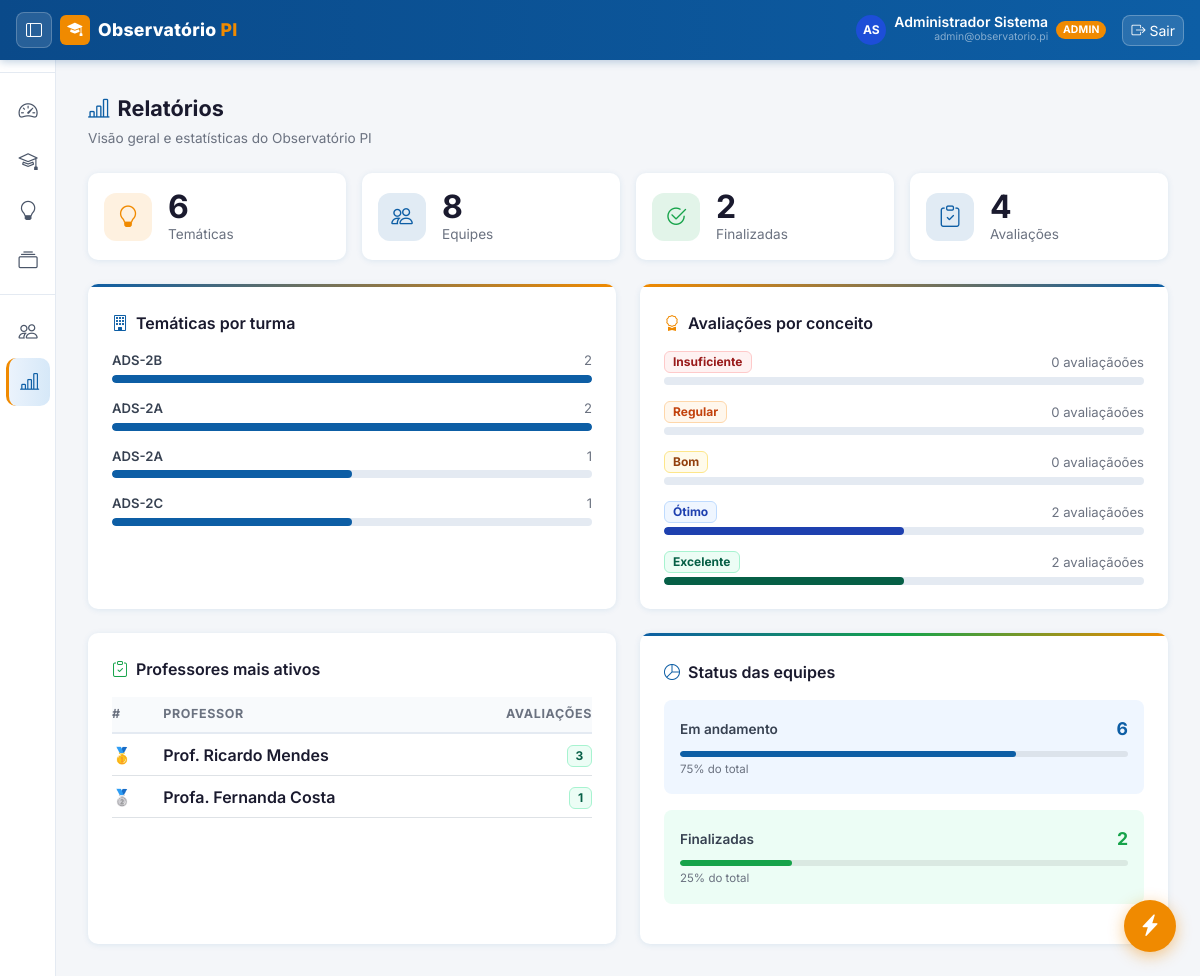
Page /relatorios (signed in) on the committed database.
### observatorio_pi/app/models/user.py (models this page shows)
class User(Base):
    __tablename__ = "users"
    id           = Column(Integer, primary_key=True, index=True)
    nome         = Column(String, nullable=False)
    email        = Column(String, unique=True, index=True, nullable=False)
    senha_hash   = Column(String, nullable=False)
    tipo         = Column(String, default="ALUNO", nullable=False)
    ativo        = Column(Boolean, default=True, nullable=False)
    bio          = Column(Text, default="")          # apresentação pessoal
    linkedin     = Column(String, default="")        # URL LinkedIn
    github       = Column(String, default="")        # URL GitHub
    portfolio_url= Column(String, default="")        # site/portfolio pessoal
    area_interesse = Column(String, default="")      # ex: "Backend, IA, Mobile"
    cidade       = Column(String, default="")        # localização
    telefone     = Column(String, default="")        # contato para empresas
    foto_perfil  = Column(String, nullable=True, default=None)  # caminho relativo em static/

### observatorio_pi/app/models/project.py (models this page shows)
class Turma(Base):
    __tablename__ = "turmas"
    id        = Column(Integer, primary_key=True, index=True)
    nome      = Column(String, nullable=False)
    semestre  = Column(String, nullable=False)
    descricao = Column(Text, default="")
    ativa     = Column(Boolean, default=True, nullable=False)
    criado_em = Column(DateTime, default=lambda: datetime.now(timezone.utc))
    tematicas = relationship("Tematica", back_populates="turma", cascade="all, delete-orphan")

### observatorio_pi/app/main.py (the view)
@app.get("/relatorios", response_class=HTMLResponse)
def relatorios_view(request: Request, db: Session = Depends(get_db)):
    usuario = get_usuario_logado(request, db)
    if not usuario or usuario.tipo not in ("ADMIN", "COORDENADOR"):
        return RedirectResponse(url="/dashboard", status_code=303)
    from sqlalchemy import func
    total_tematicas = db.query(Tematica).count()
    total_equipes   = db.query(Equipe).count()
    total_finalizadas = db.query(Equipe).filter(Equipe.status == "FINALIZADO").count()
    total_avaliacoes  = db.query(Avaliacao).count()
    por_turma = (db.query(Turma.nome, func.count(Tematica.id).label("total"))
        .join(Tematica, Tematica.turma_id == Turma.id).group_by(Turma.id)
        .order_by(func.count(Tematica.id).desc()).all())
    por_conceito = (db.query(Avaliacao.conceito_final, func.count(Avaliacao.id).label("total"))
        .group_by(Avaliacao.conceito_final).all())
    por_conceito_dict = {c: 0 for c in CONCEITOS}
    for c, t in por_conceito:
        if c in por_conceito_dict:
            por_conceito_dict[c] = t
    top_professores = (db.query(User.id, User.nome, func.count(Avaliacao.id).label("total"))
        .join(Avaliacao, Avaliacao.professor_id == User.id)
        .group_by(User.id).order_by(func.count(Avaliacao.id).desc()).limit(10).all())
    return templates.TemplateResponse("relatorios.html", {
        "request": request, "usuario": usuario,
        "total_tematicas": total_tematicas, "total_equipes": total_equipes,
        "total_finalizadas": total_finalizadas, "total_avaliacoes": total_avaliacoes,
        "por_turma": por_turma, "por_conceito": por_conceito_dict,
        "top_professores": top_professores,
        "conceitos": CONCEITOS, "conceito_label": CONCEITO_LABEL,
        "active_page": "relatorios",
    })

### observatorio_pi/app/templates/relatorios.html (shortened to what this page needs)
{% extends "base_auth.html" %}
{% block content %}
<div class="page-title mb-1"><i class="bi bi-bar-chart-line me-2" style="color:var(--senac-blue);"></i>Relatórios</div>
<div class="page-subtitle mb-4">Visão geral e estatísticas do Observatório PI</div>
<div class="row g-3 mb-4">
    {% for icon, val, label, cor in [('bi-lightbulb', total_tematicas, 'Temáticas', 'orange'),('bi-people', total_equipes, 'Equipes', 'blue'),('bi-check2-circle', total_finalizadas, 'Finalizadas', 'green'),('bi-clipboard-check', total_avaliacoes, 'Avaliações', 'blue')] %}
    <div class="col-sm-6 col-xl-3">
        <div class="card p-3 h-100">
            <div class="d-flex align-items-center gap-3">
                <div class="stat-card-icon {{ cor }}"><i class="bi {{ icon }}"></i></div>
                <div><div class="fs-2 fw-bold" style="color:#1a1a2e;line-height:1.1;">{{ val }}</div><div class="page-subtitle">{{ label }}</div></div>
            </div>
        </div>
    </div>
    {% endfor %}
</div>
<div class="row g-4">
    <div class="col-lg-6">
        <div class="card p-4 h-100" style="overflow:hidden;">
            <div style="height:3px;background:linear-gradient(90deg,var(--senac-blue),var(--senac-orange));border-radius:3px;margin:-1.5rem -1.5rem 1.5rem;"></div>
            <div class="fw-semibold mb-3" style="color:#1a1a2e;"><i class="bi bi-building me-2" style="color:var(--senac-blue);"></i>Temáticas por turma</div>
            {% if por_turma %}
            {% set max_t = por_turma[0][1] if por_turma else 1 %}
            <div class="d-flex flex-column gap-3">
                {% for nome_t, total in por_turma %}
                <div>
                    <div class="d-flex justify-content-between mb-1" style="font-size:.82rem;"><span class="fw-semibold" style="color:#374151;">{{ nome_t or '(sem turma)' }}</span><span style="color:#6b7280;">{{ total }}</span></div>
                    <div class="progress" style="height:8px;background:#e4eaf2;border-radius:4px;"><div class="progress-bar" style="width:{{ (total/max_t*100)|int }}%;background:var(--senac-blue);border-radius:4px;"></div></div>
                </div>
                {% endfor %}
            </div>
            {% else %}<div class="text-center py-4" style="color:#9aa5b4;"><i class="bi bi-bar-chart fs-3 d-block mb-2"></i>Sem dados</div>{% endif %}
        </div>
    </div>
    <div class="col-lg-6">
        <div class="card p-4 h-100" style="overflow:hidden;">
            <div style="height:3px;background:linear-gradient(90deg,var(--senac-orange),var(--senac-blue));border-radius:3px;margin:-1.5rem -1.5rem 1.5rem;"></div>
            <div class="fw-semibold mb-3" style="color:#1a1a2e;"><i class="bi bi-award me-2" style="color:var(--senac-orange);"></i>Avaliações por conceito</div>
            {% set cores_c = {'INSUFICIENTE': ('#fef2f2','#991b1b','#fecaca'), 'REGULAR': ('#fff7ed','#c2410c','#fed7aa'), 'BOM': ('#fffbeb','#92400e','#fde68a'), 'OTIMO': ('#eff6ff','#1e40af','#bfdbfe'), 'EXCELENTE': ('#ecfdf5','#065f46','#a7f3d0')} %}
            {% set total_av = por_conceito.values()|sum %}
            <div class="d-flex flex-column gap-3">
                {% for c in conceitos %}
                {% set qtd = por_conceito[c] %}
                <div>
                    <div class="d-flex justify-content-between align-items-center mb-1">
                        {% set bg, fg, bd = cores_c[c] %}
                        <span class="badge px-2 py-1" style="background:{{ bg }};color:{{ fg }};border:1px solid {{ bd }};font-size:.75rem;">{{ conceito_label[c] }}</span>
                        <span style="font-size:.82rem;color:#6b7280;">{{ qtd }} avaliação{{ 'ões' if qtd != 1 else '' }}</span>
                    </div>
                    <div class="progress" style="height:8px;background:#e4eaf2;border-radius:4px;"><div class="progress-bar" style="width:{{ ((qtd/total_av*100)|int) if total_av > 0 else 0 }}%;background:{{ fg }};border-radius:4px;"></div></div>
                </div>
                {% endfor %}
            </div>
        </div>
    </div>
    <div class="col-lg-6">
        <div class="card p-4 h-100">
            <div class="fw-semibold mb-3" style="color:#1a1a2e;"><i class="bi bi-clipboard-check me-2" style="color:#16a34a;"></i>Professores mais ativos</div>
            {% if top_professores %}
            <table class="table table-hover align-middle mb-0">
                <thead><tr><th class="ps-0">#</th><th>Professor</th><th class="text-end pe-0">Avaliações</th></tr></thead>
                <tbody>
                    {% for prof_id, nome_p, total in top_professores %}
                    <tr>
                        <td class="ps-0">{% if loop.index==1 %}🥇{% elif loop.index==2 %}🥈{% elif loop.index==3 %}🥉{% else %}<span class="text-muted small">{{ loop.index }}</span>{% endif %}</td>
                        <td class="fw-semibold" style="color:#1a1a2e;">
                            <a href="/relatorios/professor/{{ prof_id }}" class="text-decoration-none" style="color:#1a1a2e;">{{ nome_p }}</a>
                        </td>
                        <td class="text-end pe-0"><span class="badge" style="background:#ecfdf5;color:#065f46;border:1px solid #a7f3d0;">{{ total }}</span></td>
                    </tr>
                    {% endfor %}
                </tbody>
            </table>
            {% else %}<div class="text-center py-4" style="color:#9aa5b4;"><i class="bi bi-clipboard fs-3 d-block mb-2"></i>Sem dados</div>{% endif %}
        </div>
    </div>
    <div class="col-lg-6">
        <div class="card p-4 h-100" style="overflow:hidden;">
            <div style="height:3px;background:linear-gradient(90deg,var(--senac-blue),#16a34a,var(--senac-orange));border-radius:3px;margin:-1.5rem -1.5rem 1.5rem;"></div>
            <div class="fw-semibold mb-3" style="color:#1a1a2e;"><i class="bi bi-pie-chart me-2" style="color:var(--senac-blue);"></i>Status das equipes</div>
            {% if total_equipes > 0 %}
            {% set em_andamento = total_equipes - total_finalizadas %}
            {% for label_s, qtd_s, cor_s, bg_s in [('Em andamento', em_andamento, 'var(--senac-blue)', '#eff6ff'), ('Finalizadas', total_finalizadas, '#16a34a', '#ecfdf5')] %}
            <div class="rounded-3 p-3 mb-3" style="background:{{ bg_s }};">
                <div class="d-flex justify-content-between align-items-center mb-2">
                    <span class="fw-semibold" style="font-size:.85rem;color:#374151;">{{ label_s }}</span>
                    <span class="fw-bold" style="color:{{ cor_s }};font-size:1.1rem;">{{ qtd_s }}</span>
                </div>
                <div class="progress" style="height:6px;background:rgba(0,0,0,.08);border-radius:3px;">
                    <div class="progress-bar" style="width:{{ ((qtd_s/total_equipes)*100)|int }}%;background:{{ cor_s }};border-radius:3px;"></div>
                </div>
                <div class="mt-1" style="font-size:.72rem;color:#6b7280;">{{ ((qtd_s/total_equipes)*100)|int }}% do total</div>
            </div>
            {% endfor %}
            {% else %}<div class="text-center py-3" style="color:#9aa5b4;">Nenhuma equipe cadastrada ainda.</div>{% endif %}
        </div>
    </div>
</div>
{% endblock %}

### observatorio_pi/app/templates/base_auth.html (shortened to what this page needs)
{% extends "base.html" %}
{% macro avatar(u, size=32) %}
{% if u.foto_perfil %}
<img src="/static/{{ u.foto_perfil }}"
     style="width:{{ size }}px;height:{{ size }}px;border-radius:50%;object-fit:cover;flex-shrink:0;"
     alt="{{ u.nome }}">
{% else %}
{% set cores_avatar = ['#0D5EA5','#7c3aed','#d97706','#065f46','#991b1b','#1d4ed8','#92400e','#166534'] %}
{% set cor = cores_avatar[(u.nome|length) % (cores_avatar|length)] %}
<div class="d-flex align-items-center justify-content-center fw-bold flex-shrink-0"
     style="width:{{ size }}px;height:{{ size }}px;border-radius:50%;background:{{ cor }};
            color:#fff;font-size:{{ (size * 0.4)|int }}px;">
    {{ u.nome[0].upper() }}{% if u.nome.split()|length > 1 %}{{ u.nome.split()[1][0].upper() }}{% endif %}
</div>
{% endif %}
{% endmacro %}
{% block body %}
<nav class="navbar navbar-senac navbar-expand-lg">
    <div class="container-fluid px-3">
        <button id="sidebarToggle"
                class="btn btn-sm d-none d-md-flex align-items-center justify-content-center me-2"
                title="Expandir/recolher menu"
                style="background:rgba(255,255,255,.12);color:#fff;border:1px solid rgba(255,255,255,.22);
                       border-radius:8px;width:36px;height:36px;flex-shrink:0;">
            <i class="bi bi-layout-sidebar" style="font-size:1rem;"></i>
        </button>
        <a class="navbar-brand d-flex align-items-center gap-2" href="/dashboard">
            <div style="background:var(--senac-orange);border-radius:6px;width:30px;height:30px;
                        display:flex;align-items:center;justify-content:center;">
                <i class="bi bi-mortarboard-fill text-white" style="font-size:.95rem;"></i>
            </div>
            <span>Observatório <span class="brand-dot">PI</span></span>
        </a>
        <div class="ms-auto d-flex align-items-center gap-3">
            <a href="{{ url_perfil(usuario) }}"
               class="text-decoration-none d-none d-sm-flex align-items-center gap-2"
               title="Meu perfil">
                {{ avatar(usuario, 30) }}
                <div class="text-end">
                    <div class="text-white small fw-semibold lh-1">{{ usuario.nome }}</div>
                    <div class="text-white-50" style="font-size:.65rem;">
                        {{ usuario.email[:28] }}{% if usuario.email|length > 28 %}…{% endif %}
                    </div>
                </div>
                <span class="badge rounded-pill"
                      style="background:var(--senac-orange);font-size:.65rem;font-weight:700;letter-spacing:.02em;">
                    {{ usuario.tipo }}
                </span>
            </a>
            <a href="/logout" class="btn btn-sm d-flex align-items-center gap-1"
               style="background:rgba(255,255,255,.12);color:#fff;
                      border:1px solid rgba(255,255,255,.25);border-radius:8px;">
                <i class="bi bi-box-arrow-right"></i>
                <span class="d-none d-sm-inline">Sair</span>
            </a>
        </div>
    </div>
</nav>
<div class="d-flex" style="min-height:calc(100vh - 60px);">
    <nav class="d-none d-md-flex flex-column sidebar collapsed" id="mainSidebar"
         style="background:#fff;border-right:1px solid #e4eaf2;padding-top:.75rem;">
        <div class="sidebar-section-label">
        </div>
        <ul class="nav flex-column px-1 mb-1">
            <li class="nav-item">
                <a class="nav-link {% if active_page == 'dashboard' %}active{% endif %}"
                   href="/dashboard" title="Dashboard">
                    <i class="bi bi-speedometer2 me-2"></i>
                </a>
            </li>
            {% if usuario.tipo in ('ADMIN','COORDENADOR') %}
            <li class="nav-item">
                <a class="nav-link {% if active_page == 'turmas' %}active{% endif %}"
                   href="/turmas" title="Turmas">
                    <i class="bi bi-mortarboard me-2"></i>
                </a>
            </li>
            {% endif %}
            <li class="nav-item">
                <a class="nav-link {% if active_page == 'tematicas' %}active{% endif %}"
                   href="/tematicas"
                   title="{% if usuario.tipo == 'ALUNO' %}Minhas Temáticas{% else %}Temáticas{% endif %}">
                    <i class="bi bi-lightbulb me-2"></i>
                </a>
            </li>
            <li class="nav-item">
                <a class="nav-link {% if active_page == 'portfolio' %}active{% endif %}"
                   href="/portfolio" title="Portfólio">
                    <i class="bi bi-collection me-2"></i>
                </a>
            </li>
        </ul>
        {% if usuario.tipo in ('ADMIN','COORDENADOR') %}
        <div class="sidebar-section-label mt-1">
        </div>
        <ul class="nav flex-column px-1 mb-1">
            {% if usuario.tipo == 'ADMIN' %}
            <li class="nav-item">
                <a class="nav-link {% if active_page == 'usuarios' %}active{% endif %}"
                   href="/usuarios" title="Usuários">
                    <i class="bi bi-people me-2"></i>
                </a>
            </li>
            {% endif %}
            <li class="nav-item">
                <a class="nav-link {% if active_page == 'relatorios' %}active{% endif %}"
                   href="/relatorios" title="Relatórios">
                    <i class="bi bi-bar-chart-line me-2"></i>
                </a>
            </li>
        </ul>
        {% endif %}
    </nav>
    <main class="main-content">
        {% block content %}{% endblock %}
    </main>
</div>
<div id="fabContainer">
    <button id="fabBtn" title="Ações rápidas">
        <i class="bi bi-lightning-charge-fill" id="fabIcon"></i>
    </button>
</div>
{% endblock %}

### rows in the picture
User: nome "A", nome.split "S", nome "Administrador Sistema", email "admin@observatorio.pi", tipo "ADMIN"
Turma: nome "ADS-2B", id "2", {{ (total/max_t*100)|int }} 100 (drawn)
Turma: nome "ADS-2A", total "2", {{ (total/max_t*100)|int }} 100 (drawn)
Turma: nome "ADS-2A", total "1", {{ (total/max_t*100)|int }} 50 (drawn)
Turma: nome "ADS-2C", ativa "1", {{ (total/max_t*100)|int }} 50 (drawn)
User: nome "Prof. Ricardo Mendes", total "3"
User: nome "Profa. Fernanda Costa", ativo "1"

### other values in the picture
{{ val }} "6" "8" "2" "4"
{{ label }} "Temáticas" "Equipes" "Finalizadas" "Avaliações"
{{ conceito_label[c] }} "Insuficiente" "Regular" "Bom" "Ótimo" "Excelente"
{{ qtd }} "0" "0" "0" "2" "2"
{{ 'ões' if qtd != 1 else '' }} "ões" "ões" "ões" "ões" "ões"
{{ label_s }} "Em andamento" "Finalizadas"
{{ qtd_s }} "6" "2"
{{ ((qtd_s/total_equipes)*100)|int }} "75" "25"
